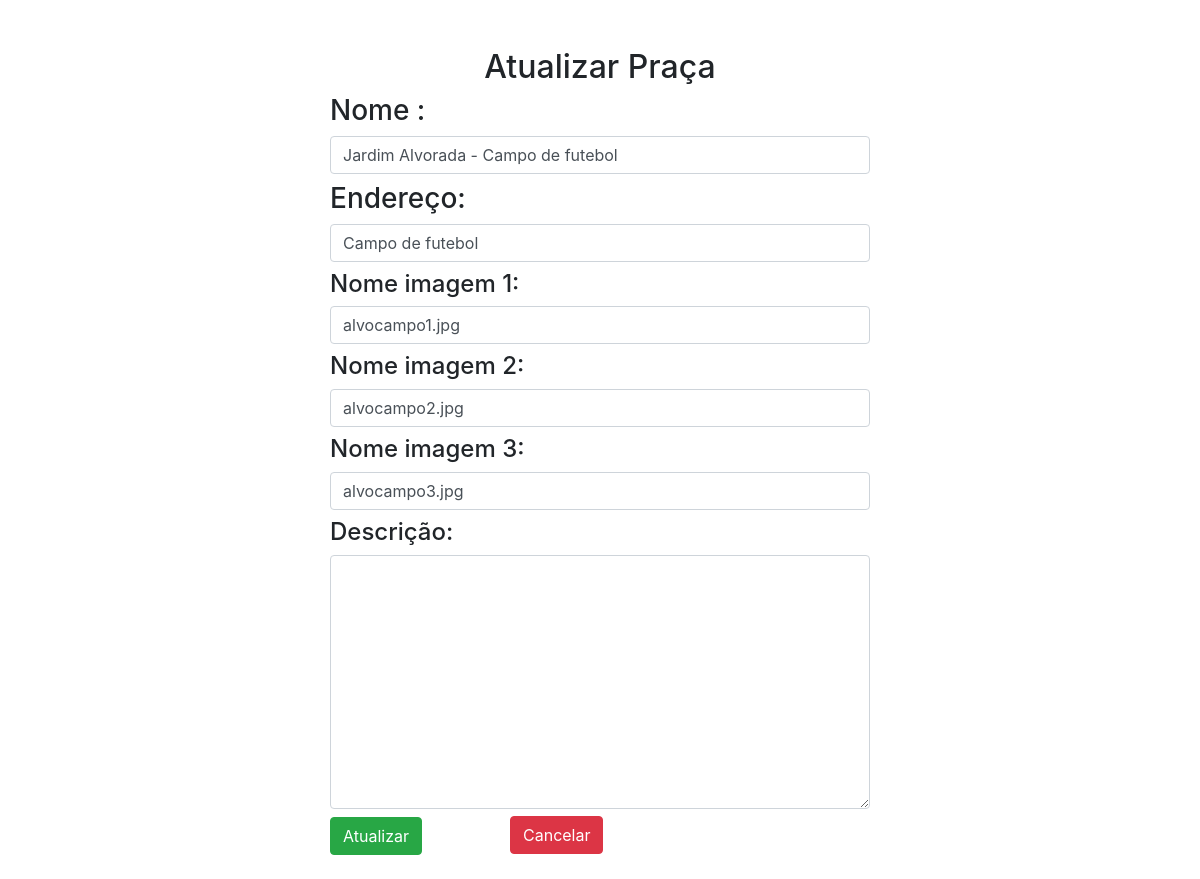
The app's page /updatepraca/7 (signed in), older data.
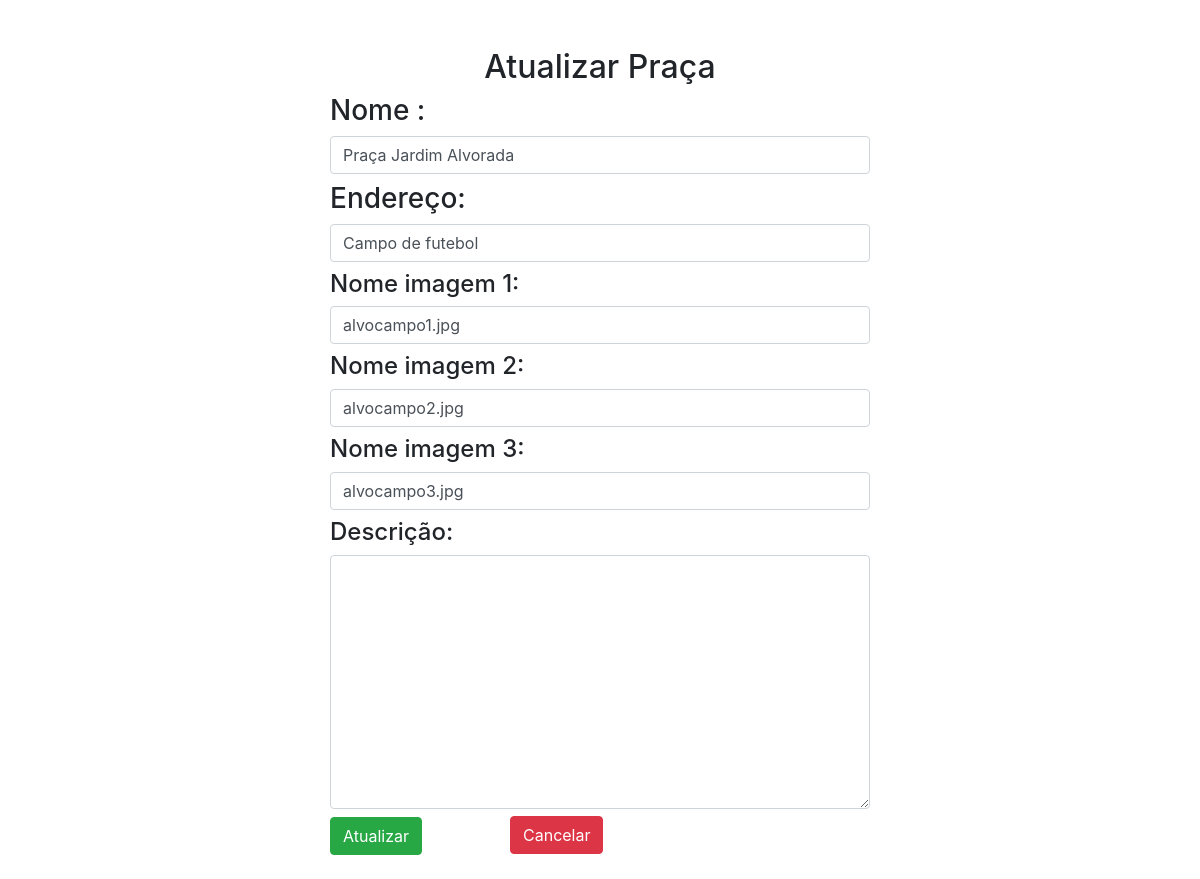
The same page, newer data.
### app_arbo/trees/models.py (models this page shows)
class Praca(db.Model):
    id=db.Column(db.Integer,primary_key=True)
    name=db.Column(db.String(30),nullable=False,unique=True)
    end=db.Column(db.String(100),nullable=False,unique=False)
    desc=db.Column(db.String(500),nullable=False,unique=False)
    image_1=db.Column(db.String(30),nullable=False,unique=True)
    image_2=db.Column(db.String(30),nullable=False,unique=True)
    image_3=db.Column(db.String(30),nullable=False,unique=True)

### app_arbo/trees/rotas.py (the view, shortened to what this page needs)
@app.route('/updatepraca/<int:id>', methods=['GET', 'POST'])
def updatepraca(id):
    if 'email' not in session:
        flash(f'Favor faça seu login no sistema.', 'success')
        return redirect(url_for('login'))
    updatepraca = Praca.query.get_or_404(id)
    praca = request.form.get('praca')
    end = request.form.get('end')
    desc = request.form.get('desc')
    image_1 = request.form.get('image_1')
    image_2 = request.form.get('image_2')
    image_3 = request.form.get('image_3')
    return render_template('/trees/updatepraca.html', title='Atualizar praça',updatepraca=updatepraca)

### app_arbo/templates/trees/updatepraca.html (shortened to what this page needs)
{% extends "layouts.html" %}
{% block content %}
<div class="container">
    <div class="row">
        <div class="col-md-3"></div>
        <div class="col-md-6">
            {% if updatepraca %}
            <h2 class="text-center mt-5">Atualizar Praça</h2>
            <form action="" method="POST">
                <h3 class="text-nowrap mt-2">Nome :</h3>
                <input type="text" name="praca" class="form-control" value="{{updatepraca.name}}">
                <h3 class="text-nowrap mt-2">Endereço:</h3>
                <input type="text" name="end" class="form-control" value="{{updatepraca.end}}">
                <h4 class="text-nowrap mt-2">Nome imagem 1:</h4>
                <input type="text" name="image_1" class="form-control" value="{{updatepraca.image_1}}">
                <h4 class="text-nowrap mt-2">Nome imagem 2:</h4>
                <input type="text" name="image_2" class="form-control" value="{{updatepraca.image_2}}">
                <h4 class="text-nowrap mt-2">Nome imagem 3:</h4>
                <input type="text" name="image_3" class="form-control" value="{{updatepraca.image_3}}">
                <h4 class="text-nowrap mt-2">Descrição:</h4>
                <textarea name="desc" rows="10" cols="70" minlength="00" maxlength="490" class="form-control">{{updatepraca.desc}}</textarea>
                <input type="submit" value="Atualizar" class="btn btn-success mt-2">
            </form>
            <a href="{{url_for('pracas')}}" class="btn btn-danger" style="margin-top: -67px; margin-left: 180px;">Cancelar</a>
            {% endif %}
        </div>
        <div class="col-md-3"></div>
    </div>
</div>
{% endblock content %}

Row changes from the older to the newer data that the page shows:
changed Praca "Campo de futebol": praca "Jardim Alvorada - Campo de futebol" → "Praça Jardim Alvorada"
